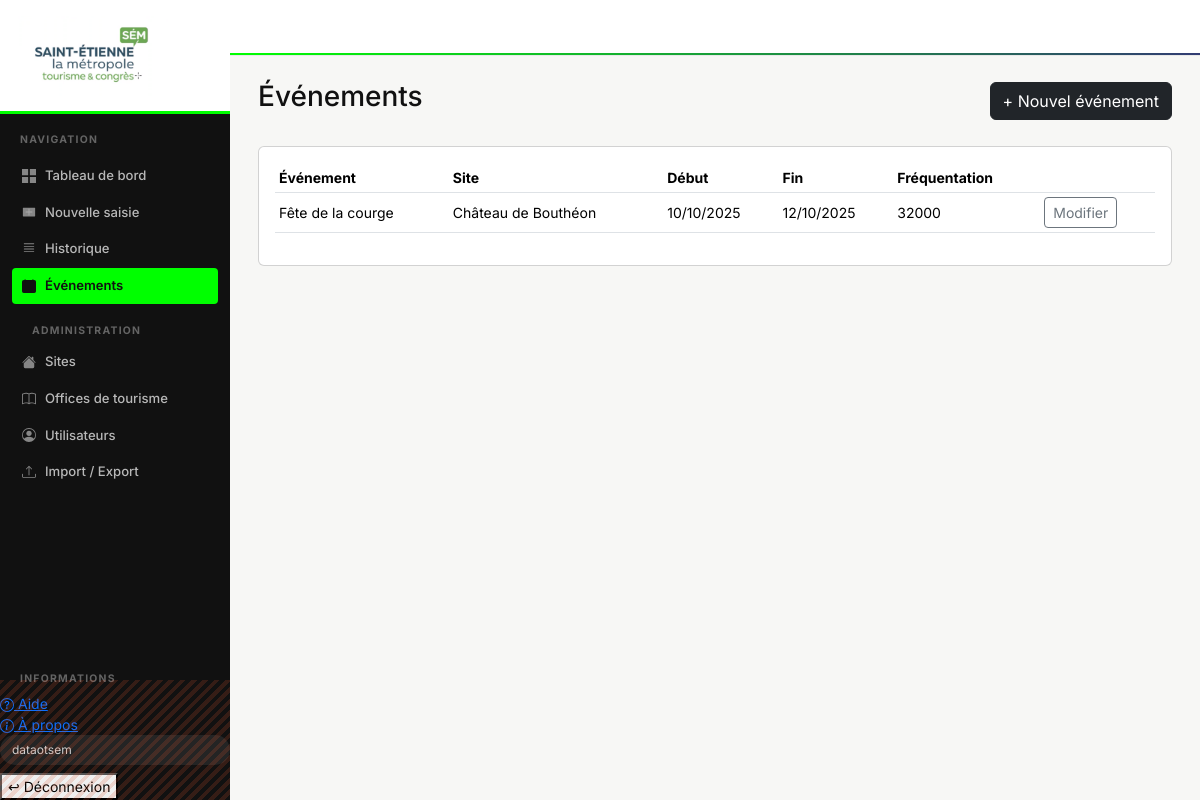
Screenshot of /evenements/ (signed in) with the database file from the repository.
### suivi/models.py (models this page shows, shortened)
class Utilisateur(AbstractUser):
    ROLE_CHOICES = [
        ("saisisseur", "Saisisseur (site)"),
        ("admin", "Administrateur"),
    ]
    site = models.ForeignKey(
        SiteTouristique,
        verbose_name="Site rattaché",
        on_delete=models.SET_NULL,
        null=True,
        blank=True,
        related_name="utilisateurs",
    )
    role = models.CharField(
        "Rôle", max_length=20, choices=ROLE_CHOICES, default="saisisseur"
    )
    telephone = models.CharField("Téléphone", max_length=30, blank=True)
    cle_api = models.CharField(
        "Clé API", max_length=64, blank=True, unique=True, null=True,
        help_text="Utilisée pour l'accès en lecture à l'API (ex: Power BI). Laisser vide si non utilisée.",
    )
    @property
    def est_admin(self):
        return self.role == "admin" or self.is_superuser

class Evenement(models.Model):
    site = models.ForeignKey(
        SiteTouristique, on_delete=models.CASCADE, related_name="evenements"
    )
    nom = models.CharField("Nom de l'événement", max_length=200)
    date_debut = models.DateField("Date de début")
    date_fin = models.DateField("Date de fin")
    frequentation = models.PositiveIntegerField("Fréquentation totale de l'événement", default=0)
    saisi_par = models.ForeignKey(
        Utilisateur, on_delete=models.SET_NULL, null=True, related_name="evenements_saisis"
    )
    date_saisie = models.DateTimeField(auto_now_add=True)
    date_modification = models.DateTimeField(auto_now=True)
    commentaire = models.TextField("Commentaire", blank=True)
    class Meta:
        verbose_name = "Événement"
        verbose_name_plural = "Événements"
        ordering = ["-date_debut"]

class SiteTouristique(models.Model):
    CATEGORIE_CHOICES = [
        ("musee", "Musée"),
        ("site_patrimonial", "Site patrimonial"),
        ("office_tourisme", "Office de tourisme"),
        ("parc_jardin", "Parc / jardin"),
        ("monument", "Monument"),
        ("site_naturel", "Site naturel"),
        ("art_contemporain", "Lieu d'art contemporain"),
        ("autre", "Autre"),
    ]
    nom = models.CharField("Nom du site", max_length=200)
    commune = models.CharField("Commune", max_length=150, blank=True)
    categorie = models.CharField(
        "Catégorie",
        max_length=30,
        choices=CATEGORIE_CHOICES,
        blank=True,
    )
    offices = models.ManyToManyField(
        OfficeDeTourisme,
        blank=True,
        verbose_name="Offices de tourisme rattachés",
        related_name="sites",
    )
    actif = models.BooleanField("Site actif", default=True)
    date_creation = models.DateTimeField(auto_now_add=True)
    class Meta:
        verbose_name = "Site touristique"
        verbose_name_plural = "Sites touristiques"
        ordering = ["nom"]

### suivi/views.py (the view)
# urls.py: path("evenements/", views.liste_evenements, name="liste_evenements"),
@login_required
def liste_evenements(request):
    if request.user.est_admin:
        evenements = Evenement.objects.select_related("site").all()
    else:
        evenements = Evenement.objects.filter(site=request.user.site).select_related("site")
    return render(request, "suivi/liste_evenements.html", {"evenements": evenements})

### suivi/templates/suivi/liste_evenements.html (shortened to what this page needs)
{% extends "suivi/base.html" %}
{% block contenu %}
<div class="d-flex justify-content-between align-items-center mb-4">
    <h3>Événements</h3>
    <a href="{% url 'saisir_evenement' %}" class="btn btn-dark">+ Nouvel événement</a>
</div>
<div class="card">
    <div class="card-body">
        <table class="table table-sm align-middle">
            <thead>
                <tr>
                    <th>Événement</th>
                    <th>Site</th>
                    <th>Début</th>
                    <th>Fin</th>
                    <th>Fréquentation</th>
                    <th></th>
                </tr>
            </thead>
            <tbody>
                {% for ev in evenements %}
                <tr>
                    <td>{{ ev.nom }}</td>
                    <td>{{ ev.site.nom }}</td>
                    <td>{{ ev.date_debut|date:"d/m/Y" }}</td>
                    <td>{{ ev.date_fin|date:"d/m/Y" }}</td>
                    <td>{{ ev.frequentation }}</td>
                    <td><a href="{% url 'modifier_evenement' ev.pk %}" class="btn btn-sm btn-outline-secondary">Modifier</a></td>
                </tr>
                {% empty %}
                <tr><td colspan="6" class="text-muted">Aucun événement enregistré.</td></tr>
                {% endfor %}
            </tbody>
        </table>
    </div>
</div>
{% endblock %}

### suivi/templates/suivi/base.html (shortened to what this page needs)
<!DOCTYPE html>
{% load static %}
<html lang="fr">
<head>
    <link href="https://cdn.jsdelivr.net/npm/bootstrap@5.3.3/dist/css/bootstrap.min.css" rel="stylesheet">
    <link rel="stylesheet" href="https://cdn.jsdelivr.net/npm/animate.css@4/animate.min.css">
    <link rel="stylesheet" href="https://cdn.jsdelivr.net/npm/toastify-js/src/toastify.min.css">
    <link rel="stylesheet" href="https://cdn.jsdelivr.net/npm/flatpickr/dist/flatpickr.min.css">
</head>
<body>
{% if user.is_authenticated %}
<aside class="sidebar">
    <div class="sidebar-logo">
        <img src="{% static 'suivi/images/logo.png' %}" alt="Saint-Étienne Tourisme">
    </div>
    <div class="sidebar-stripe"></div>
    <div class="sidebar-section">Navigation</div>
    <nav class="sidebar-nav">
        <a href="{% url 'tableau_de_bord' %}" {% if request.resolver_match.url_name == 'tableau_de_bord' %}class="active"{% endif %}>
            <svg width="14" height="14" fill="currentColor" viewBox="0 0 16 16"><path d="M0 0h7v7H0V0zm9 0h7v7H9V0zM0 9h7v7H0V9zm9 0h7v7H9V9z"/></svg>
            Tableau de bord
        </a>
        <a href="{% url 'saisir_indicateur' %}" {% if request.resolver_match.url_name == 'saisir_indicateur' %}class="active"{% endif %}>
            <svg width="14" height="14" fill="currentColor" viewBox="0 0 16 16"><path d="M8 4a.5.5 0 0 1 .5.5v3h3a.5.5 0 0 1 0 1h-3v3a.5.5 0 0 1-1 0v-3h-3a.5.5 0 0 1 0-1h3v-3A.5.5 0 0 1 8 4z"/><path d="M14.5 3a.5.5 0 0 1 .5.5v9a.5.5 0 0 1-.5.5h-13a.5.5 0 0 1-.5-.5v-9a.5.5 0 0 1 .5-.5h13z"/></svg>
            Nouvelle saisie
        </a>
        <a href="{% url 'liste_indicateurs' %}" {% if request.resolver_match.url_name == 'liste_indicateurs' %}class="active"{% endif %}>
            <svg width="14" height="14" fill="currentColor" viewBox="0 0 16 16"><path d="M2.5 1.5a.5.5 0 0 0 0 1h11a.5.5 0 0 0 0-1h-11zm0 3a.5.5 0 0 0 0 1h11a.5.5 0 0 0 0-1h-11zm0 3a.5.5 0 0 0 0 1h11a.5.5 0 0 0 0-1h-11zm0 3a.5.5 0 0 0 0 1h11a.5.5 0 0 0 0-1h-11z"/></svg>
            Historique
        </a>
        <a href="{% url 'liste_evenements' %}" {% if request.resolver_match.url_name == 'liste_evenements' %}class="active"{% endif %}>
            <svg width="14" height="14" fill="currentColor" viewBox="0 0 16 16"><path d="M3.5 0a.5.5 0 0 1 .5.5V1h8V.5a.5.5 0 0 1 1 0V1h1a2 2 0 0 1 2 2v11a2 2 0 0 1-2 2H2a2 2 0 0 1-2-2V3a2 2 0 0 1 2-2h1V.5a.5.5 0 0 1 .5-.5z"/></svg>
            Événements
        </a>
        {% if user.est_admin %}
        <div class="sidebar-section">Administration</div>
        <a href="{% url 'liste_sites' %}" {% if 'site' in request.resolver_match.url_name %}class="active"{% endif %}>
            Sites
        </a>
        <a href="{% url 'liste_offices' %}" {% if 'office' in request.resolver_match.url_name %}class="active"{% endif %}>
            Offices de tourisme
        </a>
        <a href="{% url 'liste_utilisateurs' %}" {% if 'utilisateur' in request.resolver_match.url_name %}class="active"{% endif %}>
            <svg width="14" height="14" fill="currentColor" viewBox="0 0 16 16"><path d="M11 6a3 3 0 1 1-6 0 3 3 0 0 1 6 0z"/><path fill-rule="evenodd" d="M0 8a8 8 0 1 1 16 0A8 8 0 0 1 0 8zm8-7a7 7 0 0 0-5.468 11.37C3.242 11.226 4.805 10 8 10s4.757 1.225 5.468 2.37A7 7 0 0 0 8 1z"/></svg>
            Utilisateurs
        </a>
        <a href="{% url 'portail_import_export' %}" {% if 'import' in request.resolver_match.url_name or 'export' in request.resolver_match.url_name %}class="active"{% endif %}>
            Import / Export
        </a>
        {% endif %}
    </nav>
        <div class="sidebar-section">Informations</div>
        <a href="{% url 'aide' %}" {% if request.resolver_match.url_name == 'aide' %}class="active"{% endif %}>
            Aide
        </a>
        <a href="{% url 'a_propos' %}" {% if request.resolver_match.url_name == 'a_propos' %}class="active"{% endif %}>
            À propos
        </a>
        <div class="user-pill">{{ user.get_full_name|default:user.username }}{% if user.site %} · {{ user.site.nom }}{% endif %}</div>
        <form method="post" action="{% url 'deconnexion' %}">
            <button type="submit">↩ Déconnexion</button>
        </form>
</aside>
<div class="main-wrap">
    <header class="topbar">
    </header>
    <main class="page-body">
{% endif %}
{% block contenu %}{% endblock %}
{% if user.is_authenticated %}
    </main>
</div>
{% endif %}
</body>
</html>

### suivi/templates/suivi/base.html (style rules this page uses)
.page-body { animation: fadeInUp .25s ease both; }
:root { --c-noir: #111111; --c-gris-fonce: #2a2a2a; --c-gris-moyen: #6b6b6b; --c-gris-clair: #e8e8e8; --c-fond: #f7f7f5; --c-blanc: #ffffff; --c-accent: #00FF00; --c-accent-lt: #33ff33; --c-brand: #323C73; --c-brand-lt: #4a57a8; --c-year-row: #F2E7AE; --c-warn: #FFED8B; --c-danger: #FF6E6E; --c-input-bg: #F5F5F3; --r-sm: 4px; --r-md: 8px; --r-pill: 100px; --sidebar-w: 230px; }
*, *::before, *::after { box-sizing: border-box; }
html, body { height: 100%; margin: 0; }
body { font-family: 'Inter', 'Segoe UI', Arial, sans-serif; background: var(--c-fond); color: var(--c-noir); font-size: 0.875rem; line-height: 1.5; }
.sidebar { position: fixed; top: 0; left: 0; bottom: 0; width: var(--sidebar-w); background: var(--c-noir); display: flex; flex-direction: column; z-index: 200; overflow: hidden; }
.sidebar::after { content: ''; position: absolute; bottom: 0; left: 0; right: 0; height: 120px; background: repeating-linear-gradient( -45deg, transparent, transparent 4px, rgba(218,83,44,.18) 4px, rgba(218,83,44,.18) 8px ); pointer-events: none; }
.sidebar-logo { padding: 16px 18px 14px; border-bottom: 1px solid rgba(255,255,255,.08); background: #ffffff; }
.sidebar-logo img { max-width: 150px; display: block; }
.sidebar-stripe { height: 3px; background: var(--c-accent); margin: 0; }
.sidebar-section { font-size: .65rem; font-weight: 700; letter-spacing: .12em; text-transform: uppercase; color: rgba(255,255,255,.35); padding: 18px 20px 6px; }
.sidebar-nav { flex: 1; padding: 4px 12px; overflow-y: auto; }
.sidebar-nav a { display: flex; align-items: center; gap: 9px; padding: 8px 10px; border-radius: var(--r-sm); color: rgba(255,255,255,.7); text-decoration: none; font-size: .82rem; font-weight: 500; margin-bottom: 1px; transition: background .12s, color .12s; white-space: nowrap; }
.sidebar-nav a svg { opacity: .7; flex-shrink: 0; }
.sidebar-nav a.active { background: var(--c-accent); color: #111111; font-weight: 600; }
.sidebar-nav a.active svg { opacity: 1; }
.user-pill { background: rgba(255,255,255,.08); border-radius: var(--r-pill); padding: 6px 12px; font-size: .75rem; color: rgba(255,255,255,.8); margin-bottom: 8px; overflow: hidden; text-overflow: ellipsis; white-space: nowrap; }
.main-wrap { margin-left: var(--sidebar-w); min-height: 100vh; display: flex; flex-direction: column; }
.topbar { background: var(--c-blanc); border-bottom: 1px solid var(--c-gris-clair); padding: 0 28px; height: 56px; display: flex; align-items: center; justify-content: space-between; position: sticky; top: 0; z-index: 100; }
.topbar::after { content: ''; position: absolute; bottom: 0; left: 0; right: 0; height: 2px; background: linear-gradient(90deg, var(--c-accent) 0%, var(--c-brand) 100%); }
.page-body { padding: 24px 28px; flex: 1; }

### rows the page displays
Utilisateur: get_full_name "dataotsem"
Evenement: nom "Fête de la courge", site.nom "Château de Bouthéon", date_debut "10/10/2025", date_fin "12/10/2025", frequentation "32000"
